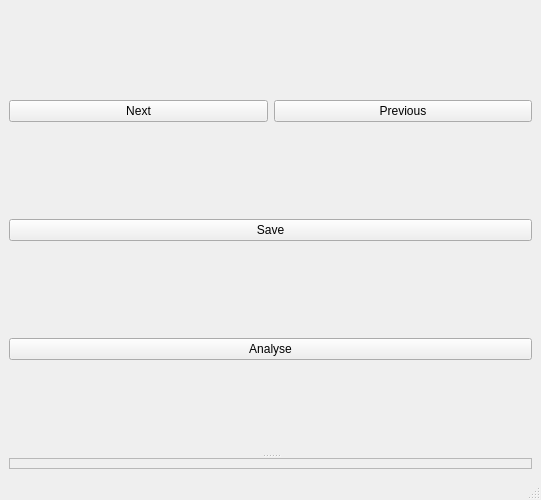
<?xml version="1.0" encoding="UTF-8"?>
<ui version="4.0">
 <class>MainWindow</class>
 <widget class="QMainWindow" name="MainWindow">
  <property name="geometry">
   <rect>
    <x>0</x>
    <y>0</y>
    <width>541</width>
    <height>500</height>
   </rect>
  </property>
  <property name="maximumSize">
   <size>
    <width>16777215</width>
    <height>16777215</height>
   </size>
  </property>
  <property name="windowTitle">
   <string>MainWindow</string>
  </property>
  <widget class="QWidget" name="centralwidget">
   <layout class="QGridLayout" name="gridLayout">
    <item row="0" column="1">
     <widget class="QSplitter" name="splitter_2">
      <property name="orientation">
       <enum>Qt::Vertical</enum>
      </property>
      <widget class="QWidget" name="img_explorer" native="true">
       <layout class="QGridLayout" name="gridLayout_2">
        <item row="0" column="1">
         <widget class="QPushButton" name="button_previous">
          <property name="text">
           <string>Previous</string>
          </property>
         </widget>
        </item>
        <item row="0" column="2" rowspan="3">
         <layout class="QVBoxLayout" name="layout_spinboxes"/>
        </item>
        <item row="1" column="0" colspan="2">
         <widget class="QPushButton" name="button_save">
          <property name="maximumSize">
           <size>
            <width>16777215</width>
            <height>16777215</height>
           </size>
          </property>
          <property name="text">
           <string>Save</string>
          </property>
         </widget>
        </item>
        <item row="2" column="0" colspan="2">
         <widget class="QPushButton" name="button_analyse">
          <property name="maximumSize">
           <size>
            <width>16777215</width>
            <height>16777215</height>
           </size>
          </property>
          <property name="text">
           <string>Analyse</string>
          </property>
         </widget>
        </item>
        <item row="0" column="0">
         <widget class="QPushButton" name="button_next">
          <property name="maximumSize">
           <size>
            <width>16777215</width>
            <height>16777215</height>
           </size>
          </property>
          <property name="text">
           <string>Next</string>
          </property>
         </widget>
        </item>
       </layout>
      </widget>
      <widget class="QFrame" name="frame_3">
       <property name="frameShape">
        <enum>QFrame::StyledPanel</enum>
       </property>
       <property name="frameShadow">
        <enum>QFrame::Raised</enum>
       </property>
       <layout class="QGridLayout" name="gridLayout_4">
        <property name="leftMargin">
         <number>0</number>
        </property>
        <property name="topMargin">
         <number>0</number>
        </property>
        <property name="rightMargin">
         <number>0</number>
        </property>
        <property name="bottomMargin">
         <number>0</number>
        </property>
        <item row="0" column="0">
         <widget class="QSplitter" name="splitter">
          <property name="orientation">
           <enum>Qt::Horizontal</enum>
          </property>
         </widget>
        </item>
       </layout>
      </widget>
     </widget>
    </item>
   </layout>
  </widget>
  <widget class="QMenuBar" name="menubar">
   <property name="geometry">
    <rect>
     <x>0</x>
     <y>0</y>
     <width>541</width>
     <height>24</height>
    </rect>
   </property>
  </widget>
  <widget class="QStatusBar" name="statusbar"/>
 </widget>
 <resources/>
 <connections/>
</ui>
